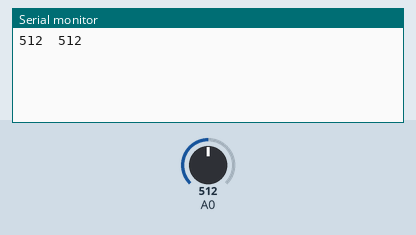
Simulated run of this sketch. Board: Arduino Uno, built with avr-gcc and run on an emulated ATmega328P. Parts: the last lines printed to the serial monitor. The test bench sets the inputs (shaded band); at power-on: A0 = 512.

Above: at 1.2 s.
1.3 s: A0 set to 716
At 2.4 s:
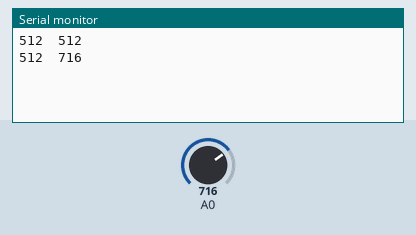
2.8 s: A0 set to 900
At 3.8 s:
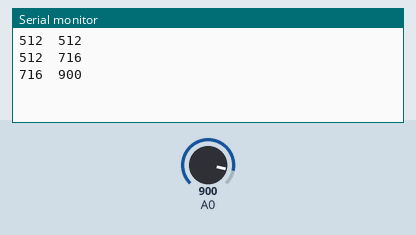
Timing chart, 0 to 5.8 s (numbered marks = the images above; inputs shaded):
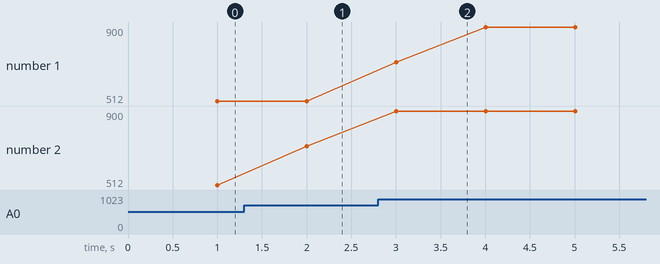

Measured:
- after the input at 1.3 s, the serial monitor: prints a new line after 0.70 s (image 1)
- after the input at 2.8 s, the serial monitor: prints a new line after 0.20 s (image 2)
- plotted number 1: 512 → 900 after the input at 2.8 s
- plotted number 2: 512 → 716 after the input at 1.3 s, 716 → 900 after the input at 2.8 s

The sketch:

gas_sensor.ino
```cpp
int sensorValue;

void setup()
{
  Serial.begin(9600);      // sets the serial port to 9600
}

void loop()
{
  int minv = 1024;
  int maxv = 0;
  for (int i = 0; i < 10; i++) {
    sensorValue = analogRead(0);       // read analog input pin 0
    if (sensorValue < minv) {
      minv = sensorValue;
    }
    if (sensorValue > maxv) {
      maxv = sensorValue;
    }
    delay(100);                        // wait 100ms for next reading
  }
  Serial.print(minv, DEC);  // prints the value read
  Serial.print("\t");
  Serial.println(maxv, DEC);
}
```
